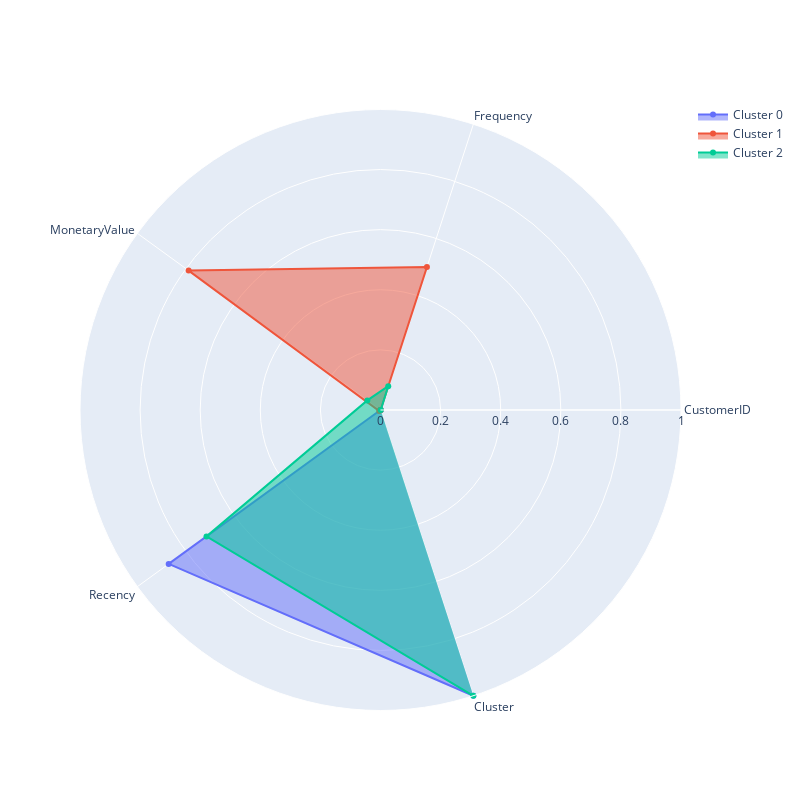

This figure's notebook cell:
### Markdown cell above
Далее составим так называемый профиль кластеров. Для этого вам необходимо вернуться от декомпозированных данных (если вы производили понижение размерности) к RFM-таблице (очищенной от выбросов).

Сгруппируйте RFM-таблицу по полученным кластерам и рассчитайте среднее по каждому из признаков.

Чтобы результаты было проще интерпретировать, давайте познакомимся с одним из способов визуализации профиля кластеров — **Radar Chart** (полярная диаграмма, или диаграмма паутины). Это графическое представление значений нескольких эквивалентных категорий в форме паутины.

Radar Chart часто используется при определении профиля кластеров. На концах паутины откладываются оси, соответствующие признакам, описывающим объекты. На каждой из осей для каждого кластера откладываются средние значения соответствующих характеристик. Соединив точки по осям, мы получаем многоугольник. 

Пример полярной диаграммы для задачи кластеризации учеников по интересам:

<img src=https://www.datanovia.com/en/wp-content/uploads/2020/12/radar-chart-in-r-customized-fmstb-radar-chart-1.png width=500>

На этой диаграмме мы видим визуализацию признаков для одного из кластеров. Видно, что ученики, принадлежащие этому кластеру, в большей степени увлекаются музыкой (Music), а в меньшей — программированием (Programm).

В модуле `graph_objects` библиотеки `plotly` есть встроенная функция `Scatterpolar`, которая позволяет построить полярную диаграмму. На основе этой функции мы подготовили для вас функцию `plot_cluster_profile()`, которая позволяет визуализировать профиль каждого из кластеров в виде полярной диаграммы. У неё есть два параметра: `grouped_data` — сгруппированные по кластерам характеристики объектов (клиентов), `n_clusters` — количество кластеров.

Главное условие использования полярной диаграммы — все признаки должны быть приведены к единому масштабу с помощью нормализации, где 1 будет означать максимум, а 0 — минимум. Шаг с нормализацией мы также добавили в функцию `plot_cluster_profile()`.

### Code cell
import pandas as pd
import plotly.graph_objects as go
from sklearn import preprocessing

def plot_cluster_profile(grouped_data, n_clusters):
    """Функция для визуализации профиля кластеров в виде полярной диаграммы.

    Args:
        grouped_data (DataFrame): таблица, сгруппированная по номерам кластеров с агрегированными характеристиками объектов.
        n_clusters (int): количество кластеров
    """
    # Нормализуем сгруппированные данные, приводя их к масштабу 0-1.
    scaler = preprocessing.MinMaxScaler()
    grouped_data_normalized = pd.DataFrame(scaler.fit_transform(grouped_data), columns=grouped_data.columns)

    # Создаём список признаков
    features = grouped_data.columns

    # Создаём пустую фигуру
    fig = go.Figure()

    # В цикле визуализируем полярную диаграмму для каждого кластера
    for i in range(n_clusters):
        # Создаём полярную диаграмму и добавляем её на общий график
        fig.add_trace(go.Scatterpolar(
            r=grouped_data_normalized.iloc[i].values,  # радиусы
            theta=features,  # название засечек
            fill='toself',  # заливка многоугольника цветом
            name=f'Cluster {i}',  # название — номер кластера
        ))

    # Обновляем параметры фигуры
    fig.update_layout(
        polar=dict(
            radialaxis=dict(
                visible=True,
                range=[0, 1]  # диапазон значений по радиусу от 0 до 1 (нормализованные данные)
            )
        ),
        showlegend=True,  # отображение легенды
        autosize=False,  # устанавливаем свои размеры графика
        width=800,  # ширина (в пикселях)
        height=800,  # высота (в пикселях)
    )

    # Отображаем фигуру
    fig.show()

# Пример использования функции с нашими данными и рассчитанными профилями кластеров
# Здесь grouped_data - это таблица сгруппированных данных, а n_clusters - количество кластеров
plot_cluster_profile(rfm_filtered, 3)

### Figure 1 — Plotly figure (JSON) as saved in the notebook; plotly's stock layout.template omitted (floating-point values rounded to 4 significant figures)
{"data": [{"fill": "toself", "name": "Cluster 0", "r": [0, 0, 0, 0.8713, 1], "theta": ["CustomerID", "Frequency", "MonetaryValue", "Recency", "Cluster"], "type": "scatterpolar"}, {"fill": "toself", "name": "Cluster 1", "r": [0.0001683, 0.5, 0.7891, 0.005362, 0], "theta": ["CustomerID", "Frequency", "MonetaryValue", "Recency", "Cluster"], "type": "scatterpolar"}, {"fill": "toself", "name": "Cluster 2", "r": [0.00101, 0.08333, 0.05429, 0.7158, 1], "theta": ["CustomerID", "Frequency", "MonetaryValue", "Recency", "Cluster"], "type": "scatterpolar"}], "layout": {"autosize": false, "height": 800, "polar": {"radialaxis": {"range": [0, 1], "visible": true}}, "showlegend": true, "width": 800}}
